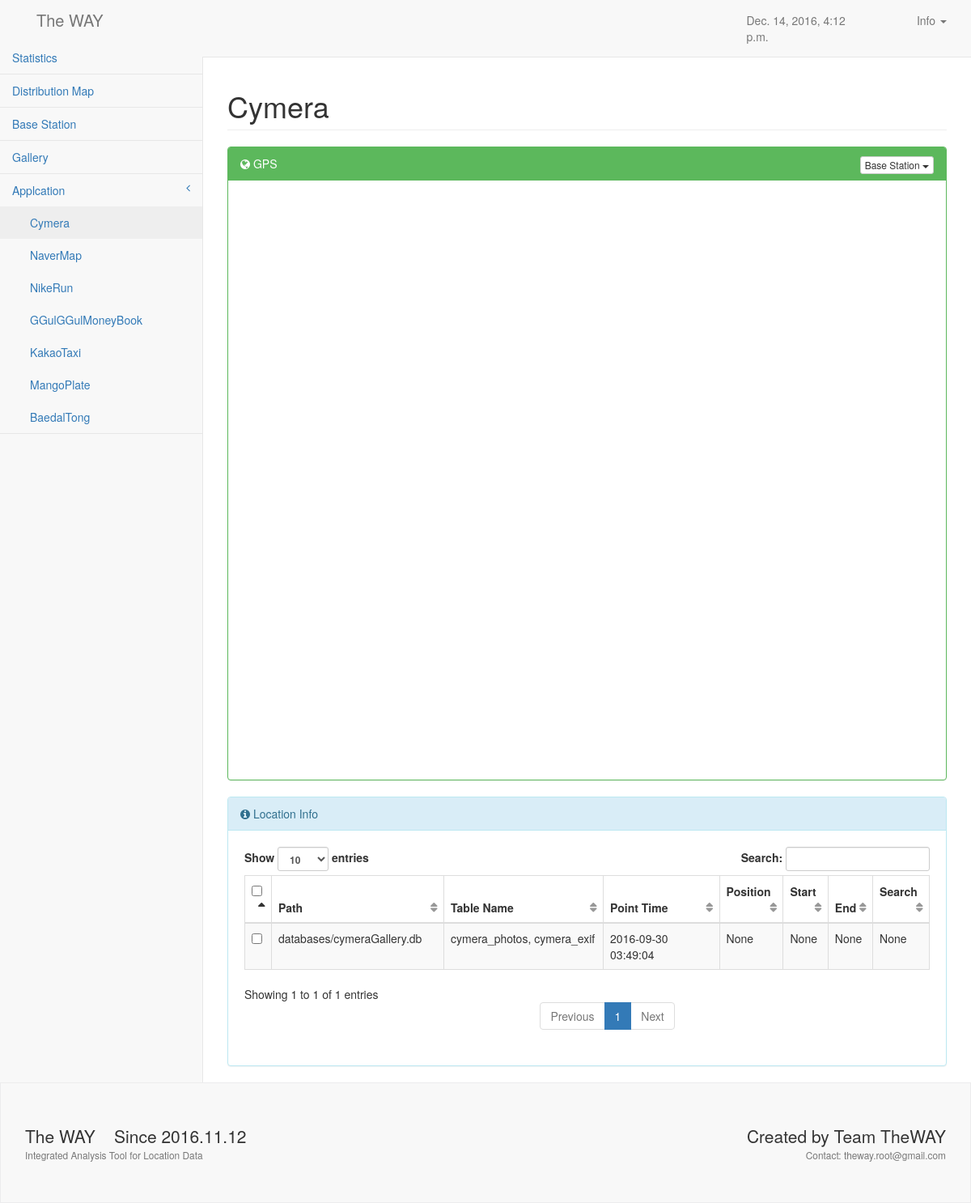
The app's page /result/585/ with its own data.
### twpoint/models.py (models this page shows, shortened)
class Application(models.Model):
    app_name = models.CharField('Application Name', max_length=200)
    app_package = models.CharField('Data Path', max_length=200)
    def __str__(self):
        return self.app_name

class WayPoint(models.Model):
    app_name = models.ForeignKey(Application, on_delete=models.CASCADE)
    path = models.CharField(max_length=255, null=True)
    table_name = models.CharField(max_length=255, null=True)
    point_time = models.CharField(max_length=255, null=True)
    position = models.CharField(max_length=255, null=True)
    position_x = models.CharField(max_length=255, null=True)
    position_y = models.CharField(max_length=255, null=True)
    start = models.CharField(max_length=255, null=True)
    start_x = models.CharField(max_length=255, null=True)
    start_y = models.CharField(max_length=255, null=True)
    end = models.CharField(max_length=255, null=True)
    end_x = models.CharField(max_length=255, null=True)
    end_y = models.CharField(max_length=255, null=True)
    search = models.CharField(max_length=255, null=True)
    search_x = models.CharField(max_length=255, null=True)
    search_y = models.CharField(max_length=255, null=True)

### twpoint/views.py (the view)
# urls.py: url(r'^result/(?P<application_id>[0-9]+)/$', views.detail, name="detail"), # detail page url
def detail(request, application_id):
    app = get_object_or_404(Application, pk=application_id)    # 선택한 applciation의 해당하는 data
    applications = Application.objects.all()
    bs = BaseStation.objects.all()
    user = UserInfo.objects.first()
    context = {
        'time': timezone.localtime(timezone.now()),
        'app': app,
        'application': applications,      # header.html 에서 application 목록을 출력
        'BaseStation': bs,
        'user': user,
    }
    return render(request, 'twpoint/detail.html', context)

### twpoint/templates/twpoint/detail.html (shortened to what this page needs)
{% extends 'twpoint/base.html' %}
{% block css_sb %}
{% load static %} <link href="{% static 'twpoint/bootstrapdist/css/sb-admin-2.css' %}" rel="stylesheet">
{% endblock %}
{% block main_content %}
<div id="page-wrapper">
    <div class="row">
        <div class="col-lg-12">
            <h1 class="page-header"> {{ app }}</h1>
        </div>
    </div>
    <div class="row">
        <div class="col-lg-12">
            <div class="panel panel-green">
                <div class="panel-heading">
                    <i class="fa fa-globe"></i> GPS
                    <div class="pull-right">
                        <div class="btn-group">
                            <button type="button" class="btn btn-default btn-xs dropdown-toggle" data-toggle="dropdown">
                                Base Station
                                <span class="caret"></span>
                            </button>
                        </div>
                    </div>
                </div>
                <div class="panel-body">
                    <div id="app_map"></div>
                </div>
            </div>
        </div>
    </div>
    <div class="row">
        <div class="col-lg-12">
            <div class="panel panel-info">
                <div class="panel-heading">
                    <i class="fa fa-info-circle"></i> Location Info
                </div>
                <div class="panel-body">
                    <div class="row">
                        <div class="col-sm-12">
                            <table width="100%" class="table table-striped table-bordered table-hover" id="waypointTable">
                                <thead>
                                    <tr>
                                        <th><input type="checkbox" name="select_all" value="1" id="example-select-all"></th>
                                        <th>Path</th>
                                        <th>Table Name</th>
                                        <th>Point Time</th>
                                        <th>Position</th>
                                        <th>Start</th>
                                        <th>End</th>
                                        <th>Search</th>
                                    </tr>
                                </thead>
                                <tbody>
                                {% for a in app.waypoint_set.all %}
                                    <tr class="odd gradeA">
                                        <td><input type="checkbox" id="{{ a.id }}" class="marking"/></td>
                                        <td>{{ a.path }}</td>
                                        <td>{{ a.table_name }}</td>
                                        <td>{{ a.point_time }}</td>
                                        <td>{{ a.position }}</td>
                                        <td>{{ a.start }}</td>
                                        <td>{{ a.end }}</td>
                                        <td>{{ a.search }}</td>
                                    </tr>
                                {% endfor %}
                                </tbody>
                            </table>
                        </div>
                    </div>
                </div>
            </div>
        </div>
    </div>
</div>
{% endblock %}

### twpoint/templates/twpoint/header.html (shortened to what this page needs)
<nav class="navbar navbar-default navbar-static-top" role="navigation" style="margin-bottom: 0">
    <div class="col-lg-12">
        <div class="col-lg-2">
            <div class="navbar-header">
                <a class="navbar-brand" href="{% url 'twpoint:index' %}">The WAY</a>
            </div>
        </div>
        <div class="col-lg-2 col-lg-offset-7">
            <p class="navbar-text" style="float:right;"> {{ time }}</p>
        </div>{% if application %} {% if user %}
        <div class="col-lg-1">
            <ul class="nav navbar-nav navbar-right">
                <li id="fat-menu" class="dropdown">
                    <a href="#" class="dropdown-toggle" id="drop3" data-toggle="dropdown" role="button" aria-haspopup="true" aria-expanded="false">
                        Info <span class="caret"></span>
                    </a>
                </li>
            </ul>
        </div>{% endif %}
    </div>
    <div class="navbar-default sidebar" role="navigation">
        <div class="sidebar-nav navbar-collapse" >
            <ul class="nav" id="side-menu">
                <li>
                    <a href="{% url 'twpoint:result' %}"> Statistics </a>
                </li>
                <li>
                    <a href="{% url 'twpoint:distribution' %}"> Distribution Map</a>
                </li>
                <li>
                    <a href="{% url 'twpoint:basestation' %}"> Base Station</a>
                </li>
                <li>
                    <a href="{% url 'twpoint:gallery' %}"> Gallery</a>
                </li>
                <li>
                    <a href="#"> Applcation<span class="fa arrow"></span></a>
                    <ul class="nav nav-second-level">
                        {% for app in application %}
                        <li>
                            <a href='{% url "twpoint:detail" app.id %}'> {{app}} </a>
                        </li>
                        {% endfor %}
                    </ul>
                </li>
            </ul>
        </div>
    </div>{% endif %}
</nav>

### records on screen
Application: app_name "Cymera"
Application: app_name "NaverMap"
Application: app_name "NikeRun"
Application: app_name "GGulGGulMoneyBook"
Application: app_name "KakaoTaxi"
Application: app_name "MangoPlate"
Application: app_name "BaedalTong"
WayPoint: path "databases/cymeraGallery.db", table_name "cymera_photos, cymera_exif", point_time "2016-09-30 03:49:04", position "None", start "None", end "None", search "None"

### other values on screen
{{ time }} "Dec. 14, 2016, 4:12 p.m."
